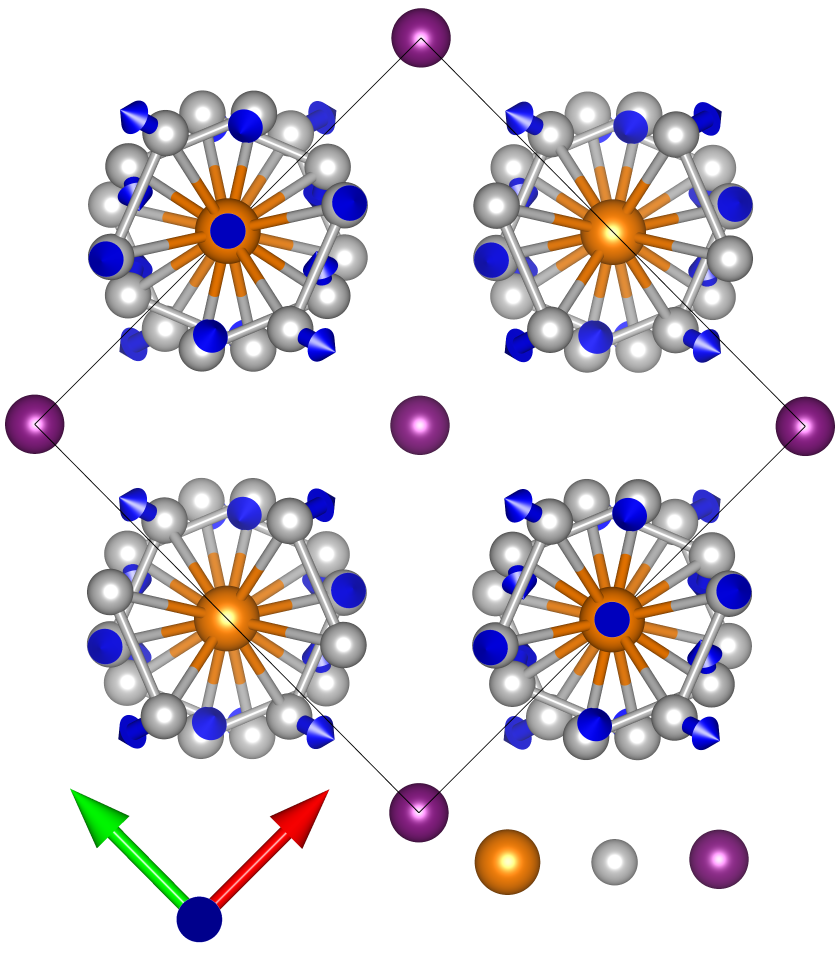
#> input picture FIG_01/refine_v1_35x40x72ppi_MODE18_TOP.png, 2520 x 2880 px (shown at 1/3 size)
$ python plot_figure1_v1.py
#> lines starting #> are read from the running program, lines starting #| are printed output that depends on the picture
#!/usr/bin/env python3
"""
Figure 1 plotting script.

This script generates Fig. 1 (panels a–c) used in the manuscript:
(a) Top-view eigenvector visualization of the CDW amplitude mode A(18).
(b) Side-view eigenvector visualization with chain/atom labels.
(c) Schematic of Ta-chain tetramerization patterns and the A(18)-induced modulation.

Inputs
------
- refine_v1_35x40x72ppi_MODE18_TOP.png
- refine_v1_35x45x72ppi_MODE18_SIDE.png

Output
------
- FIG_1.png (dpi=600)

Notes
-----
- The top row (a,b) displays pre-rendered images (e.g., from VESTA/povray/etc.).
- The bottom row (c) is drawn programmatically with circles (atoms/sites), arrows (phonon distortion),
  and stars (short/long Ta–Ta bonds) as a schematic.
"""

import numpy as np
import matplotlib.pyplot as plt
import matplotlib as mpl
import matplotlib.patches as patches


# =============================================================================
# Global plotting style
# =============================================================================
# Custom color cycle (Okabe–Ito-like palette + black), normalized to [0,1]
COLORS = np.asarray(
    [
        [0, 0, 0],
        [230, 159, 0],
        [86, 180, 233],
        [0, 158, 115],
        [240, 228, 66],
        [0, 114, 178],
        [213, 94, 0],
        [204, 121, 167],
    ],
    dtype=float
) / 255.0

mpl.rcParams["axes.prop_cycle"] = mpl.cycler(color=COLORS)


# =============================================================================
# Helper functions for the schematic (panel c)
# =============================================================================
def draw_circles(ax, positions, color="orange", radius=0.3, zorder=2):
    """Draw filled circles at (x,y) positions."""
    for x, y in positions:
        ax.add_artist(plt.Circle((x, y), radius, edgecolor=color, facecolor=color, zorder=zorder))


def create_five_pointed_star(ax, center, size=0.2, facecolor="red", edgecolor="black", zorder=4):
    """
    Draw a five-pointed star polygon.

    Implementation detail:
    - Use 10 vertices (outer/inner alternating) to form a 5-point star.
    - Rotate so one point is facing upward.
    """
    angles = np.linspace(0, 2 * np.pi, 11)[:-1]  # 10 points
    angles += np.pi / 2                          # rotate: top point upwards
    pts = np.vstack((np.cos(angles), np.sin(angles))).T
    pts[1::2] *= 0.5                             # inner points scaled down
    pts = center + size * pts

    star = patches.Polygon(pts, closed=True, facecolor=facecolor, edgecolor='none', zorder=zorder)
    ax.add_patch(star)


def draw_stars(ax, positions, size=0.2, color="red", zorder=4):
    """Place five-point stars at given (x,y) positions."""
    for x, y in positions:
        create_five_pointed_star(ax, center=np.array([x, y]), size=size, facecolor=color, zorder=zorder)


def add_axis_triad_labels(ax, b_xy, c_xy, a_xy, fontsize=8):
    """Annotate crystallographic axis arrows (b, c, a) as text labels on an image panel."""
    ax.annotate(r"$\overrightarrow{\mathbf{b}}$", xy=b_xy, xycoords="axes fraction",
                ha="center", va="center", fontsize=fontsize, clip_on=False)
    ax.annotate(r"$\overrightarrow{\mathbf{c}}$", xy=c_xy, xycoords="axes fraction",
                ha="center", va="center", fontsize=fontsize, clip_on=False)
    ax.annotate(r"$\overrightarrow{\mathbf{a}}$", xy=a_xy, xycoords="axes fraction",
                ha="center", va="center", fontsize=fontsize, clip_on=False)


def hide_spines_ticks(ax):
    """Remove ticks and spines (useful for image panels)."""
    ax.set_xticks([])
    ax.set_yticks([])
    for s in ["top", "right", "bottom", "left"]:
        ax.spines[s].set_visible(False)


# =============================================================================
# Main figure layout
# =============================================================================
def main():
    # --- Figure canvas ---
    fig = plt.figure(constrained_layout=True, figsize=(4, 4.5))

    # Two stacked subfigures: top for (a,b), bottom for (c)
    subfigs = fig.subfigures(2, 1, wspace=0.0, height_ratios=[2.5, 2.0])

    # (a,b) -> two columns; (c) -> single axis
    axtop = subfigs[0].subplots(1, 2, width_ratios=[1.0, 1.1])
    axbottom = subfigs[1].subplots(1, 1)

    # =============================================================================
    # Panel (a): top-view mode visualization (image)
    # =============================================================================
    im1 = plt.imread("refine_v1_35x40x72ppi_MODE18_TOP.png")
#> im1 is the input picture: shape (2880, 2520, 3) float32; mean R, G, B 0.877, 0.855, 0.873
    axtop[0].imshow(im1)
    hide_spines_ticks(axtop[0])

    # Panel tag + descriptive labels
    axtop[0].annotate("(a)", xy=(-0.05, 1.05), xycoords="axes fraction")
    axtop[0].annotate("CDW amplitude mode", xy=(0.10, 1.05), xycoords="axes fraction")
    axtop[0].annotate(r"$\mathit{A}(18)$", xy=(0.15, 0.95), xycoords="axes fraction")
    axtop[0].annotate("2.52 THz", xy=(0.60, 0.95), xycoords="axes fraction")

    # Element legend text (assumes your image already has colored arrows)
    axtop[0].annotate(r"Ta", xy=(0.57, -0.02), fontsize=8, xycoords="axes fraction")
    axtop[0].annotate(r"Se", xy=(0.70, -0.02), fontsize=8, xycoords="axes fraction")
    axtop[0].annotate(r"I",  xy=(0.85, -0.02), fontsize=8, xycoords="axes fraction")

    # Crystallographic axes labels
    add_axis_triad_labels(
        axtop[0],
        b_xy=(0.10, 0.05),
        c_xy=(0.25, 0.10),
        a_xy=(0.40, 0.05),
        fontsize=8,
    )

    # =============================================================================
    # Panel (b): side-view mode visualization (image)
    # =============================================================================
    im2 = plt.imread("refine_v1_35x45x72ppi_MODE18_SIDE.png")
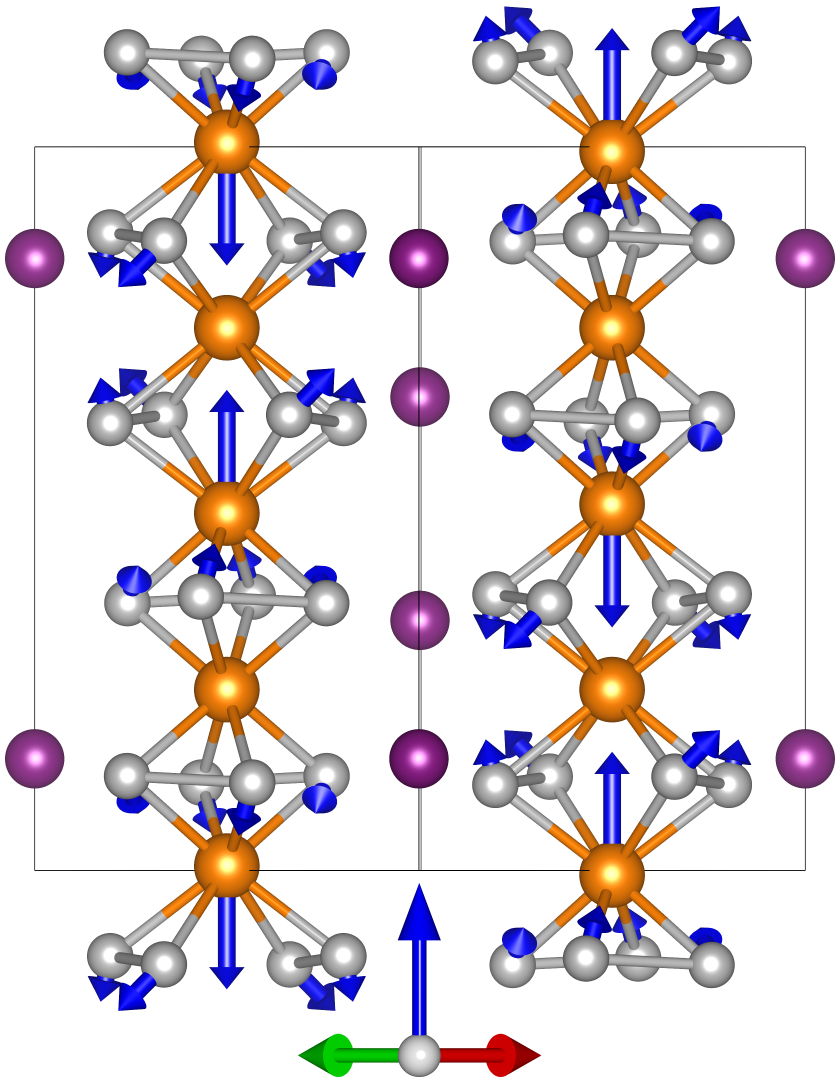
#> input picture FIG_01/refine_v1_35x45x72ppi_MODE18_SIDE.png, 2520 x 3240 px (shown at 1/3 size)
#> im2 is the input picture: shape (3240, 2520, 3) float32; mean R, G, B 0.879, 0.849, 0.858
    axtop[1].imshow(im2)
    hide_spines_ticks(axtop[1])

    axtop[1].annotate("(b)", xy=(-0.00, 1.00), xycoords="axes fraction")

    # Chain labels
    axtop[1].annotate("Chain I",  xy=(0.15, 1.01), fontsize=8, xycoords="axes fraction")
    axtop[1].annotate("Chain II", xy=(0.60, 1.01), fontsize=8, xycoords="axes fraction")

    # Atom labels (as placed in your original script)
    axtop[1].annotate("Ta$_\\mathrm{I}$(1)", xy=(0.32, 0.85), fontsize=8, xycoords="axes fraction")
    axtop[1].annotate("Ta$_\\mathrm{I}$(2)", xy=(0.32, 0.68), fontsize=8, xycoords="axes fraction")
    axtop[1].annotate("Ta$_\\mathrm{I}$(3)", xy=(0.32, 0.51), fontsize=8, xycoords="axes fraction")
    axtop[1].annotate("Ta$_\\mathrm{I}$(4)", xy=(0.32, 0.34), fontsize=8, xycoords="axes fraction")
    axtop[1].annotate(r"Ta$_{\mathrm{I}}$(1$^{\prime}$)", xy=(0.33, 0.19),
                      fontsize=8, xycoords="axes fraction")

    axtop[1].annotate("Ta$_\\mathrm{II}$(1)", xy=(0.78, 0.85), fontsize=8, xycoords="axes fraction")
    axtop[1].annotate("Ta$_\\mathrm{II}$(2)", xy=(0.78, 0.68), fontsize=8, xycoords="axes fraction")
    axtop[1].annotate("Ta$_\\mathrm{II}$(3)", xy=(0.78, 0.51), fontsize=8, xycoords="axes fraction")
    axtop[1].annotate("Ta$_\\mathrm{II}$(4)", xy=(0.78, 0.34), fontsize=8, xycoords="axes fraction")
    axtop[1].annotate(r"Ta$_{\mathrm{II}}$(1$^{\prime}$)", xy=(0.78, 0.19),
                      fontsize=8, xycoords="axes fraction")

    add_axis_triad_labels(
        axtop[1],
        b_xy=(0.30, 0.02),
        c_xy=(0.55, 0.15),
        a_xy=(0.70, 0.02),
        fontsize=8,
    )

    # =============================================================================
    # Panel (c): schematic (programmatic drawing)
    # =============================================================================
    # Site positions (x,y) for NON-CDW, CDW, and A(18)-distorted CDW
    non_cdw_positions = [(1, 1), (1, 2), (1, 3), (1, 4),
                         (2, 1), (2, 2), (2, 3), (2, 4)]

    cdw_positions = [(4, 1), (4, 1.8), (4, 3), (4, 4.2),
                     (5, 1), (5, 2.2), (5, 3), (5, 3.8)]

    raman_cdw_positions = [(7, 1), (7, 1.8), (7, 3), (7, 4.2),
                           (8, 1), (8, 2.2), (8, 3), (8, 3.8)]

    # Draw sites (circles)
    draw_circles(axbottom, non_cdw_positions, color="orange", radius=0.3, zorder=2)
    draw_circles(axbottom, cdw_positions,      color="orange", radius=0.3, zorder=2)
    draw_circles(axbottom, raman_cdw_positions, color="orange", radius=0.3, zorder=2)

    # Reference guide lines (dashed horizontal lines)
    for y in range(1, 5):
        axbottom.axhline(y=y, color="black", linestyle="--", linewidth=1.5, zorder=0)

    # Arrows indicating A(18)-like displacement pattern (picked from your original indices)
    # Format: (x_start, y_start, dx, dy)
    raman_phonon_arrows = [
        (raman_cdw_positions[3][0], cdw_positions[3][1], 0.0, -0.5),
        (raman_cdw_positions[1][0], cdw_positions[1][1], 0.0, +0.5),
        (raman_cdw_positions[5][0], cdw_positions[5][1], 0.0, -0.5),
        (raman_cdw_positions[7][0], cdw_positions[7][1], 0.0, +0.5),
    ]

    for x, y, dx, dy in raman_phonon_arrows:
        axbottom.arrow(x, y, dx, dy,
                       head_width=0.2, head_length=0.2, width=0.1,
                       fc="blue", ec="blue", zorder=1)

    # Stars: encode short/long Ta–Ta bonds (or any highlighted motif)
    short_star_cdw = [cdw_positions[0], cdw_positions[6]]
    long_star_cdw  = [cdw_positions[2], cdw_positions[4]]

    raman_short_star = [raman_cdw_positions[0], raman_cdw_positions[6]]
    raman_long_star  = [raman_cdw_positions[2], raman_cdw_positions[4]]

    draw_stars(axbottom, short_star_cdw, size=0.2, color="red", zorder=4)
    draw_stars(axbottom, long_star_cdw,  size=0.2, color="green", zorder=4)
    draw_stars(axbottom, raman_short_star, size=0.2, color="red", zorder=4)
    draw_stars(axbottom, raman_long_star,  size=0.2, color="green", zorder=4)

    # Column labels (I/II) and group labels
    axbottom.text(1.0, 5.0, "I",  ha="center", va="top")
    axbottom.text(2.0, 5.0, "II", ha="center", va="top")

    axbottom.text(4.0, 5.0, "I",  ha="center", va="top")
    axbottom.text(5.0, 5.0, "II", ha="center", va="top")

    axbottom.text(7.0, 5.0, "I",  ha="center", va="top")
    axbottom.text(8.0, 5.0, "II", ha="center", va="top")

    axbottom.text(1.5, 0.5, "NON-CDW",             ha="center", va="top")
    axbottom.text(4.5, 0.5, "CDW",                 ha="center", va="top")
    axbottom.text(7.5, 0.5, r"$\mathit{A}(18)$ on CDW", ha="center", va="top")

    # Final axes formatting for schematic
    axbottom.set_xlim(-0.5, 9.5)
    axbottom.set_ylim(0.5, 5.0)
    axbottom.set_aspect("equal")
    axbottom.annotate("(c)", xy=(-0.04, 0.94), xycoords="axes fraction")
    axbottom.axis("off")

    # =============================================================================
    # Save & show
    # =============================================================================
    plt.savefig("FIG_1_v1.png", dpi=600)
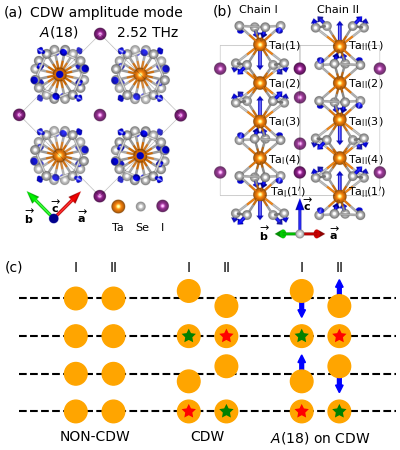
#> figure drawn by matplotlib, 3 panels
    #plt.savefig("Figure_1.pdf", dpi=600)
    plt.savefig("Figure_1.tiff", pil_kwargs={"compression": "tiff_lzw"}, dpi=600,)
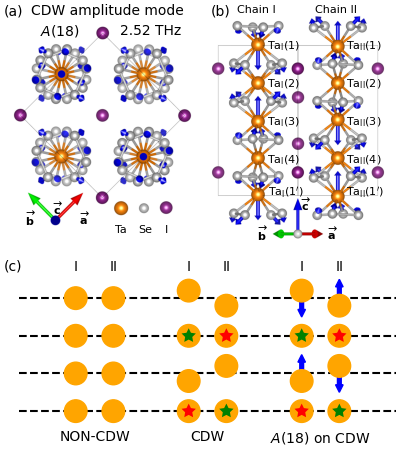
#> figure drawn by matplotlib, 3 panels
    #plt.show()


if __name__ == "__main__":
    main()
